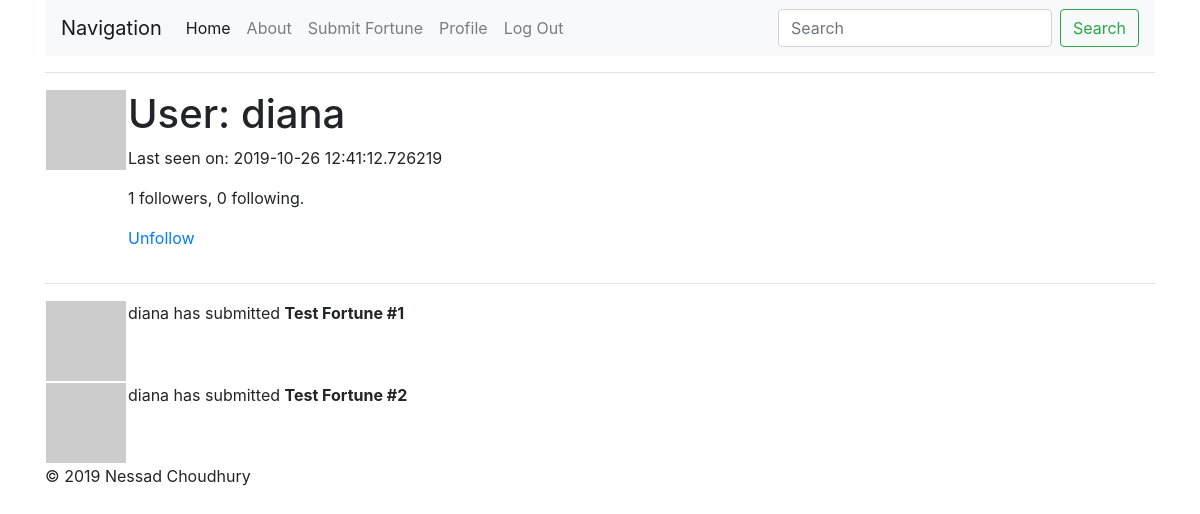
/user/diana (signed in), run on an earlier commit of the app's database.
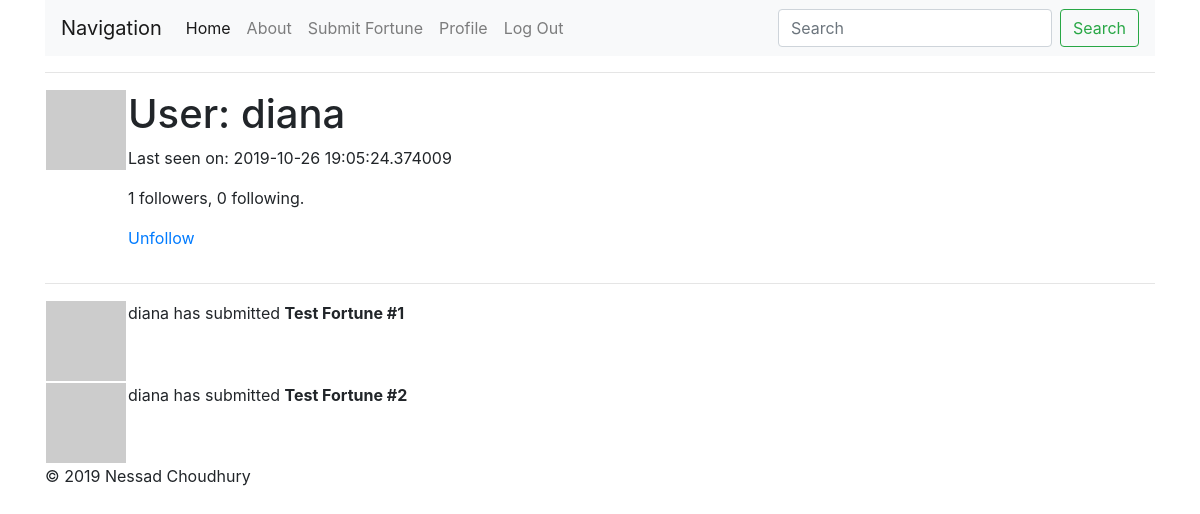
And on a later commit of the database.
### fortunesite/models.py (models this page shows, shortened)
class User(UserMixin, db.Model):
    id = db.Column(db.Integer, primary_key=True)
    username = db.Column(db.String(64), index=True, unique=True,
                         nullable=False)
    email = db.Column(db.String(120), index=True, unique=True)
    password_hash = db.Column(db.String(128))
    fortunes = db.relationship('Fortune', backref='author', lazy=True)
    about_me = db.Column(db.String(140))
    last_seen = db.Column(db.DateTime, default=datetime.utcnow)
    followed = db.relationship(
        'User', secondary=followers,
        primaryjoin=(followers.c.follower_id == id),
        secondaryjoin=(followers.c.followed_id == id),
        backref=db.backref('followers', lazy='dynamic'), lazy='dynamic')
    def avatar(self, size):
        digest = md5(self.email.lower().encode('utf-8')).hexdigest()
        return 'https://www.gravatar.com/avatar/{}?d=identicon&s={}'.format(
            digest, size)
    def is_following(self, user):
        return self.followed.filter(
            followers.c.followed_id == user.id).count() > 0

### fortunesite/routes.py (the view)
@app.route('/user/<username>')
@login_required
def user(username):
    user = User.query.filter_by(username=username).first_or_404()
    fortunes = [
        {'author': user, 'body': 'Test Fortune #1'},
        {'author': user, 'body': 'Test Fortune #2'}
    ]
    return render_template('user.html', user=user, fortunes=fortunes)

### fortunesite/models.py (called while the page is built)
@login.user_loader
def load_user(id):
    return User.query.get(int(id))

### fortunesite/routes.py (called while the page is built)
@app.before_request
def before_request():
    if current_user.is_authenticated:
        current_user.last_seen = datetime.utcnow()
        db.session.commit()

### fortunesite/templates/user.html (shortened to what this page needs)
{% extends "layout.html" %}
{% block body %}
    <table>
        <tr valign='top'>
            <td><img src= "{{ user.avatar(128) }}"></td>
            <td>
                <h1>User: {{ user.username }}</h1>
                {% if user.last_seen %}<p>Last seen on: {{ user.last_seen }}</p>{% endif %}
                <p>{{ user.followers.count() }} followers, {{ user.followed.count() }} following.</p>
                {% if user == current_user %}
                <p><a href="{{ url_for('edit_profile') }}">Edit your profile</a></p>
                {% elif not current_user.is_following(user) %}
                <p><a href="{{ url_for('follow', username=user.username) }}">Follow</a></p>
                {% else %}
                <p><a href="{{ url_for('unfollow', username=user.username) }}">Unfollow</a></p>
                {% endif %}
            </td>
        </tr>
    </table>
    <hr>
    {% for fortune in fortunes %}
        {% include '_fortune.html' %}
    {% endfor %}
{% endblock %}

### fortunesite/templates/layout.html (shortened to what this page needs)
<!DOCTYPE html>
<html lang="en">
    <head>
        <link rel="stylesheet" href="https://stackpath.bootstrapcdn.com/bootstrap/4.3.1/css/bootstrap.min.css">
    </head>
  <body>
    <div class="container">
      <div>
            <nav class="navbar navbar-expand-lg navbar-light bg-light">
                    <a class="navbar-brand" href="#">Navigation</a>
                    <div class="collapse navbar-collapse" id="navbarSupportedContent">
                      <ul class="navbar-nav mr-auto">
                        <li class="nav-item active">
                          <a class="nav-link" href="{{ url_for('index') }}">Home <span class="sr-only">(current)</span></a>
                        </li>
                        <li class="nav-item">
                          <a class="nav-link" href="{{ url_for('about') }}">About</a>
                        </li>
                        <li class="nav-item">
                            <a class="nav-link" href="{{ url_for('submit') }}">Submit Fortune</a>
                        </li>
                        {% if current_user.is_authenticated %}
                        <li class="nav-item">
                            <a class="nav-link" href="{{ url_for('user', username=current_user.username) }}">Profile</a>
                        </li>
                        {% else %}
                        <li class="nav-item">
                            <a class="nav-link" href="{{ url_for('register') }}">Register</a>
                        </li>
                        {% endif %}
                        {% if current_user.is_anonymous %}
                        <li class="nav-item">
                            <a class="nav-link" href="{{ url_for('login') }}">Log In</a>
                        </li>
                        {% else %}
                        <li class="nav-item">
                            <a class="nav-link" href="{{ url_for('logout') }}">Log Out</a>
                        </li>
                        {% endif %}
                      </ul>
                      <form class="form-inline my-2 my-lg-0">
                        <input class="form-control mr-sm-2" type="search" placeholder="Search" aria-label="Search">
                        <button class="btn btn-outline-success my-2 my-sm-0" type="submit">Search</button>
                      </form>
                    </div>
                  </nav>
      </div>
      <hr>
      {% block body %}
      {% endblock %}
      <footer class="footer">
        <p>© 2019 Nessad Choudhury</p>
      </footer>
    </div>
  </body>
</html>

### fortunesite/templates/_fortune.html
<table>
    <tr valign="top">
        <td><img src="{{ fortune.author.avatar(36) }}"></td>
        <td>{{ fortune.author.username }} has submitted <b>{{ fortune.body }}</b></td>
    </tr>
</table>

What changed in the data, as far as the page shows it:
changed User "diana": last_seen "2019-10-26 12:41:12.726219" → "2019-10-26 19:05:24.374009"
